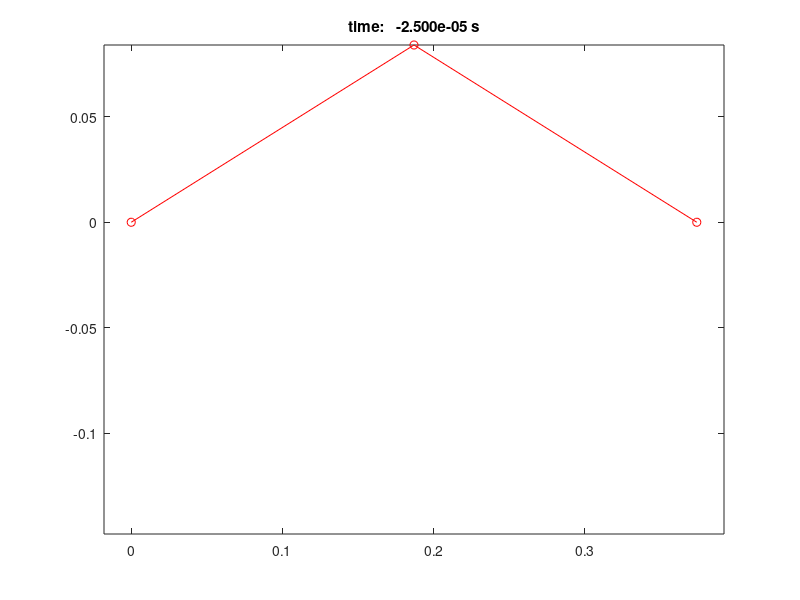
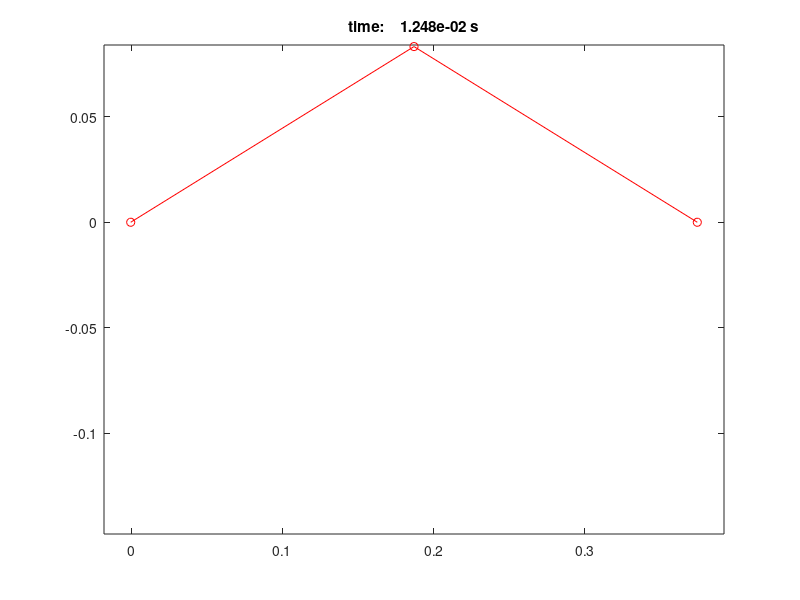
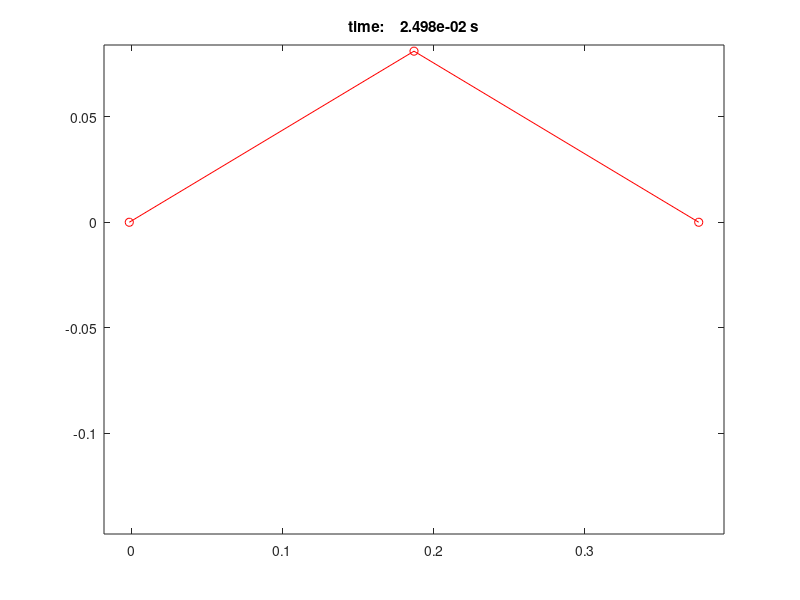
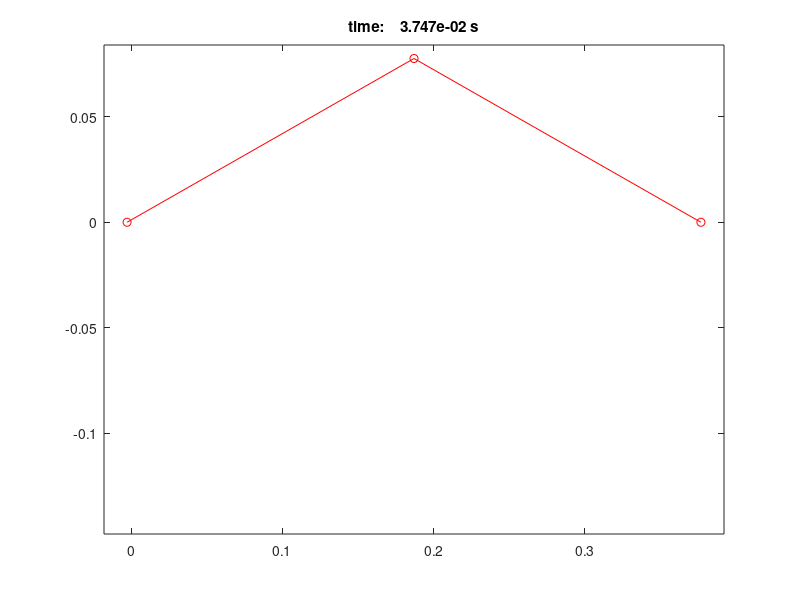

Here is the MATLAB script that generated these plots, in order: (Note: a time limit stopped this script after it produced the figures.)
%%%   Dinamica No-Lineal: Cercha Von Mises (Barra de Green) %%%
clc, clear all, close all

%%% Parametros Estructura
rho = 7850; % kg/m3 (acero)
Lx = .374/2;
Lz = sqrt(.205^2-Lx^2); %m
l0 = sqrt(Lx^2+Lz^2); %m
Lc = .240; %m
Ic = .0254*.0032^3/12; %m4
Ac = .0254*.0032; %m2
E  = 200000e6 %Pa (acero)
kc = 3*E*Ic/Lc^3; %N/m
mb = l0*Ac*rho; %kg
m  = 3; %kg Pandeo incipiente en 1.4
c  = 2; %kg/s (amortiguamiento por friccion juntas y arrastre pesa)
g  = 9.81; %m/s2

%% Defino Vector de fuerzas Internas: fint(u)  - u = [u1 , u2]^T
Fint = @(u) E*Ac*l0*(u(1)^2+u(2)^2-2*Lx*u(1)+2*Lz*u(2))/2/l0^4*[-Lx+u(1);Lz+u(2)]+[kc*u(1);0];

%% Defino Vector de fuerzas Externas: gravedad
ft = @(t) [0;-(m+mb)/2*g]; %N

%% Defino Matriz de Masa Concentrada
M = [mb 0 ; 0 (mb+m)/2];

%% Defino Matriz de Amortiguamiento
C = [c/10 0 ; 0 c];

%% Defino Condiciones Iniciales
t0 = 0;
u0 = [0;0];
v0 = [0;0];
ac0 = M\(ft(t0)-C*v0-Fint(u0)); % de ec de movimiento Mu.. + Fint(u) = ft

% Inicializacion Difrerencia Centrada
tf = 2.0; dt = .000025; % sec

a0 = 1/dt^2; a1=1/2/dt; a2=2*a0; a3=1/a2;

u(:,1) = u0 - dt*v0 + a3*ac0; % u(-dt)
u(:,2) = u0; % u(0)

Meff = a0*M+a1*C;
M2 = a0*M-a1*C;

% Comienza Marcha en el Tiempo usando Diferencia Centrada
t(1) = t0-dt;  t(2) = t0;  k=2;

epsg(k) = (u(1,k)^2+2*Lz*u(2,k)-2*Lx*u(1,k)+u(2,k)^2)/2/l0^2;

while t(end) < tf
    feff = ft(t(k)) -Fint(u(:,k)) +a2*M*u(:,k) - M2*u(:,k-1);
    u(:,k+1) = Meff\feff;
    acc(:,k) = a0*(u(:,k+1)-2*u(:,k)+u(:,k-1));
    vel(:,k) = a1*(u(:,k+1)-u(:,k-1));
    epsg(k+1) = (u(1,k+1)^2+2*Lz*u(2,k+1)-2*Lx*u(1,k+1)+u(2,k+1)^2)/2/l0^2;
    k=k+1;   t(k)=t(k-1)+dt;
    t(end)
end

subplot(3,1,1)
plot(t(1:10:end),1000*u(1,1:10:end))
xlabel('t [s]'); ylabel('u_1 [mm]');
axis([0 2 1e3*min(u(1,:))*1.1 1e3*max(u(1,:))*1.1]);
subplot(3,1,2)
plot(t(1:10:end),1000*u(2,1:10:end))
xlabel('t [s]'); ylabel('u_2 [mm]');
axis([0 2 1e3*min(u(2,:))*1.1 1e3*max(u(2,:))*1.1]);
subplot(3,1,3)
plot(t(1:10:end),E*Ac*epsg(1:10:end))
xlabel('t [s]'); ylabel('Directa [N]')
axis([0 2 E*Ac*min(epsg)*1.1 E*Ac*max(epsg)*1.1]);

%system('rm out/*')
figure
grid on
for i=1:500:size(u,2)
  fprintf('ploting time %12.3e \n',t(i) )
  u(:,i)
  plot( [u(1,i) Lx 2*Lx-u(1,i) ] , [ 0 Lz+u(2,i) 0],'r-o')
  %plot( [u(1,i) Lx ] , [ 0 Lz+u(2,i)],'r-o')
  title( [ 'time: ' sprintf('%12.3e', t(i)) ' s'] )
  axis( [ min(u(1,:)) -min(u(1,:))+2*Lx    min( [Lz+(min(u(2,:))) 0]) Lz+(max(u(2,:))) ] )
  %axis( [ min(u(1,:)) -min(u(1,:))+2*Lx    0 Lz+(max(u(2,:))) ] )
  print( [ 'out/vonmises_' sprintf('%05i',i) '.png'],'-dpng' )
  %stop
end
